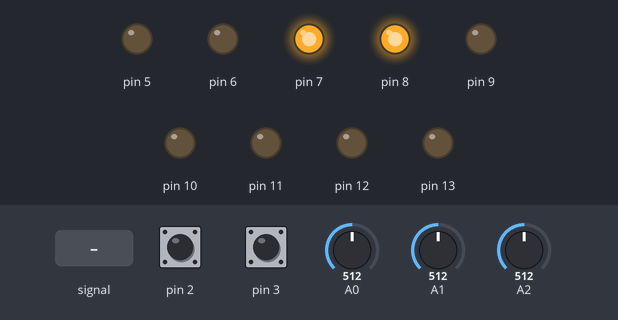
The sketch below on a simulated Arduino Uno, built with avr-gcc and run on an emulated ATmega328P. On the bench: output pins drawn as LEDs (lit = HIGH). The inputs (shaded band) are chosen by the test bench; at power-on: A0 = 512, A1 = 512, A2 = 512, pin 2 HIGH, pin 3 HIGH.

Above: at 1.2 s.
1.3 s: A0 fed a 200 Hz sine of ±255 counts around its level
At 3.29 s:
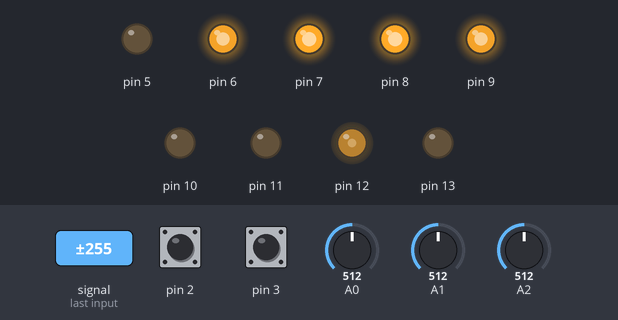
4.3 s: A0 set to 610
At 4.6 s:
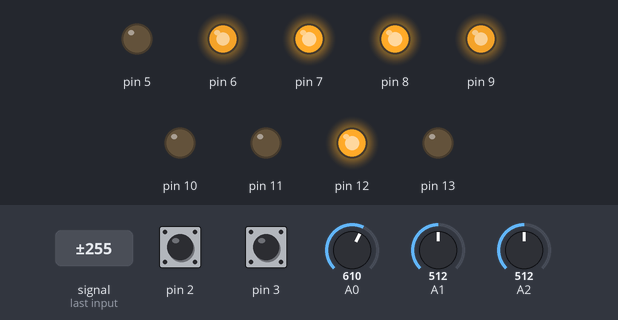
5.8 s: A1 set to 592
7.3 s: A1 set to 619
At 8.5 s:
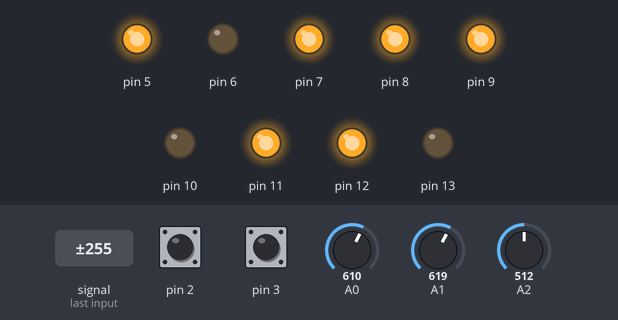
8.8 s: A2 set to 588
10.3 s: A2 set to 615
At 11.0 s:
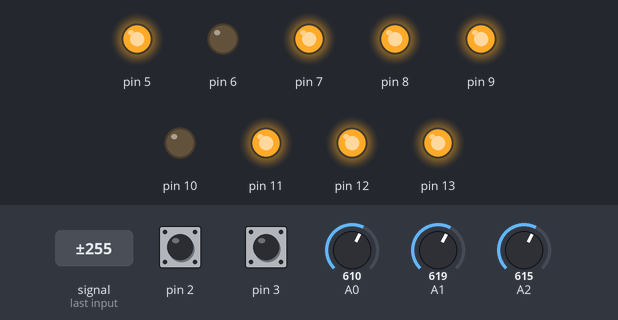
Timing chart, 0 to 12.8 s (numbered marks = the images above; inputs shaded):
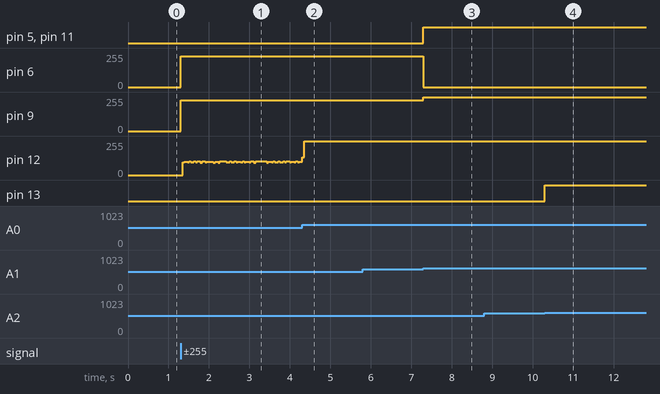

Measured:
- the behaviour switches between 600 and 601 on A1 (found by bisection; images 2 and 3)
- the behaviour switches between 600 and 601 on A2 (found by bisection; images 3 and 4)
- after the input at 1.3 s, pin 6, pin 9: 0/255 → 230/255 at once
- after the input at 5.8 s, every drawn part: stays the same
- after the input at 7.3 s, pin 5, pin 11: LOW → HIGH at once; pin 6: 230/255 → 0/255 at once; pin 9: 230/255 → 255/255 at once
- after the input at 8.8 s, every drawn part: stays the same
- after the input at 10.3 s, pin 13: LOW → HIGH at once

The sketch:

line_V12.ino
```cpp
/*
 * Pin Descriptions
  A0: Center sensor
  A1: Right Sensor
  A2: Left Sensor
  D2: Right Wheel Encoder
  D3: Left Wheel Encoder
  D7: Left Wheel Enable
  D8: Right Wheel Enable
  D9: Right PWM
  D10: Right PWM
  D11: Right LED
  D12: Middle LED
  D13: Left LED
*/


void setup() {

  ////////////////////////////////////////////////////////////
  // ADC config with ADLAR = 0 starting on pin A0
  // ADC config in single run mode.
  // ADCSRA = 0xEB;
  ADCSRA = 0xCB;
  ADCSRB = 0x00;
  ADMUX = 0x40;

  // Enable external interrupts.
  EICRA |= 0x0F;
  EIMSK |= 0x03;

  //Initialize adc to remove first start delay
  ADCSRA |= 0x40;

  //Timer counter 0 configuration for wheel speed. IN FAST PWM
  TCCR0A |= 0xA1;
  TCCR0B |= 0x01;

  // Configure timer counter 1 for use with PWM for the right wheel, as it turns faster than the left.
  // The job of this PWM implementation will be to slow down the left wheel to approximately match
  // the speed of the right wheel.
  // Configured in 8 bit mode, counting to 0x00FF as we cannot count to OCR1A in 8-bit mode.
  TCCR1A |= 0xA1;
  TCCR1B |= 0x01;

  // These registers are both set to zero here so that they need not be
  // assigned a value of zero anywhere else except the reverse function
  // when the time comes to implement it.
  // OCRXB = 0 is forward moving directionality.
  OCR0B = 0;
  OCR1B = 0;

  // Enable Both Motors
  PORTB |= 0x01;
  PORTD |= 0x80;

  // Set up output pins
  DDRD |= 0xE0;
  DDRB |= 0x3F;

  // Pull up write for wheel encoders.
  PORTD |= 0x0C;

  //Serial.begin(9600);


}
// ISR variables for grabbing ADC conversions and assigning them to sensor values
volatile unsigned int adcResult = 0;
volatile unsigned char digital = 0; // Value that gets set to 1 or 0 based on ADC value
volatile unsigned int middle = 0;
volatile unsigned int left = 0;
volatile unsigned int right = 0;
volatile unsigned char dir = 0; // dir is the last know direction that the car was turning

//analog values for line sensors
volatile unsigned int aMiddle = 0;
volatile unsigned int aRight = 0;
volatile unsigned int aLeft = 0;

//PID VARIABLES
int errArray[3];
int linePos[3];
int error;

// volatile unsigned int prop = 0;

//Wheel encoder Variables
volatile unsigned int rTicks = 0; // Keeps track of the right wheel ticks
volatile unsigned int lTicks = 0;// Keeps track of the left wheel ticks
volatile int ticks;

// Stop moving before 3-point
volatile char kill = 0;

bool halfDone()
{
  if (((rTicks + lTicks) / 2) > 160000)// should be 1600 but its higher to test halfdone false
  {
    return true;
  }
  else
  {
    return false;
  }
}


void loop() {


  // Start by getting our updated sensor values.
  updateSensor();


  // Fast mode check.
  // If halfDone returns true, we go to fast mode.
  if (halfDone() == true)
  {
    if ((left == 0) && (middle == 1) && (right == 0)) {
      forward();
      updateSensor();
    }
    if ((left == 1) && (middle == 1) && (right == 0)) {
      error = 0.75;
      turnRight(error);
      updateSensor();
    }
    if ((left == 1) && (middle == 0) && (right == 0)) {
      error = 0.50;
      turnRight(error);
      updateSensor();
    }
    if ((left == 0) && (middle == 1) && (right == 1)) {
      error = 0.75;
      turnLeft(error);
      updateSensor();
    }
    if ((left == 0) && (middle == 0) && (right == 1)) {
      error = 0.50;
      turnLeft(error);
      updateSensor();
    }
    if ((left == 0) && (middle == 0) && (right == 0)) {

      if (dir == 1) {
        error = 0.40;
        turnLeft(error);
        updateSensor();
      }
      if (dir == 2) {
        error = 0.40;
        turnRight(error);
        updateSensor();
      }

      if ((dir == 3)) {
        //updateSensor();
        //int ticks = ((rTicks + lTicks) / 2);
        //if (ticks > (ticks +10)){ // if we have seen white and dir = 3 for 10 ticks
        dontMove();
        //pointTurn();
        updateSensor();
        //}
      }
    }
  }

  // Otherwise, we're in slow mode.
  if (halfDone() == false)
  {
    if ((left == 0) && (middle == 1) && (right == 0)) {
      forward();
      updateSensor();
    }
    if ((left == 1) && (middle == 1) && (right == 0)) { //Want tank turns here
      error = 0.50;//original: 0.75
      rTank(error);
      updateSensor();
    }
    if ((left == 1) && (middle == 0) && (right == 0)) {
      error = 0.25;//original: 0.50
      turnRight(error);
      updateSensor();
    }
    if ((left == 0) && (middle == 1) && (right == 1)) { //Want tank turns here
      error = 0.50;//original: 0.75
      lTank(error);
      updateSensor();
    }
    if ((left == 0) && (middle == 0) && (right == 1)) {
      error = 0.25;//original: 0.50
      turnLeft(error);
      updateSensor();
    }
    if ((left == 0) && (middle == 0) && (right == 0)) {
      if (dir == 1) {
        error = 0.30;//original: 0.40
        rTank(error);
        updateSensor();
      }
      if (dir == 2) {
        error = 0.30;//original: 0.40
        lTank(error);
        updateSensor();
      }
      if ((dir == 3 )) {
        updateSensor();
        if (ticks > 400) { // if we have seen white and dir = 3 for 10 ticks
          dontMove();
          //pointTurn();
          updateSensor();
        }
      }
    }
  }


}//End of Loop


// Get Sensor value functions //
void updateSensor() {
  // Update all sensor values
  getMiddle();
  getLeft();
  getRight();
  ticks = ((rTicks + lTicks) / 2);
}

// All update sensor values are identical in functionality.
// Get Middle IR sensor value
void getMiddle() {

  // Look at the middle sensor.
  ADMUX = 0x40;

  // Write a 1 to the ADCSRA register to start the next ADC conversion for the middle sensor
  ADCSRA |= 0x40;

  // Delay to allow for ADC converison to finish.
  _delay_us(90);


  if (ADSC == 6)
  {
    // Set our middle value equal to the digital value returned from the ISR
    aMiddle = adcResult;
    errArray[1] = aMiddle;

    middle = digital;
    linePos[1] = middle;
  }
  // If middle sees black tape, turn on our LED.
  if (middle == 1) {
    PORTB |= 0x10;
  }
  // Otherwise, turn it off.
  else {
    PORTB &= 0x2F;
  }
}

// Get left IR sensor value
void getLeft() {
  ADMUX = 0x42;
  ADCSRA |= 0x40;
  _delay_us(90);
  if (ADSC == 6)
  {
    aLeft = adcResult;
    errArray[0] = aLeft;

    left = digital;
    linePos[0] = left;
  }
  if (left == 1) {
    PORTB |= 0x20;
  }
  else {
    PORTB &= 0x1F;
  }

}
// Get right IR sensor value
void getRight() {
  ADMUX = 0x41;
  ADCSRA |= 0x40;
  _delay_us(90);
  if (ADSC == 6)
  {
    aRight = adcResult;
    errArray[2] = aRight;

    right = digital;
    linePos[2] = right;
    //Serial.print("Right Sensor: \t"); Serial.print(right); Serial.print('\t');
  }
  if (right == 1) {
    PORTB |= 0x08;
  }
  else {
    PORTB &= 0x37;
  }
  _delay_us(300);
}

//////  Standard Movement Control   //////
void forward()
{
  dir = 0;

  // Set both registers so that we move forward. max 255

  OCR0A = 230;
  OCR0B = 0;

  OCR1A = 230;
  OCR1B = 0;

  dir = 3; // Last Know direction forward
}

void dontMove() {

  OCR0A = 0;
  OCR0B = 0;

  OCR1A = 0;
  OCR1B = 0;
  if (kill==1){
    PORTD &= 0x7F;
    PORTB &= 0xFE;
  }

}

void turnLeft(int error)
{
  // Modulate the speed of the left wheel to be slower than that of the right wheel
  // To achieve a forward facing turn left.

  // Reset direction just to be safe.
  dir = 0;

  // Set registers for a rolling left turn.
  OCR0A = 230;
  OCR0B = 0;

  OCR1A = 180 * error;
  OCR1B = 0;

  // 1 means left, in terms of last known diretion.
  dir = 1;

}

void turnRight(int error)
{
  // Modulate the speed of the right wheel to be slower than that of the left wheel
  // To achieve a forward facing turn right.
  dir = 0;

  OCR0A = 180 * error;
  OCR0B = 0;

  OCR1A = 230;
  OCR1B = 0;

  dir = 2;
}
//////    Reverse Movement Control    //////
void reverse() {

  OCR0A = 0;
  OCR0B = 210;

  OCR1A = 0;
  OCR1B = 210;

}
void rReverse() {

  OCR0A = 0;
  OCR0B = 0;

  OCR1A = 0;
  OCR1B = 210;

}
void lReverse() {

  OCR0A = 0;
  OCR0B = 210;

  OCR1A = 0;
  OCR1B = 0;

}
//////////////////////TANK CONTROL////////////////////////////
void rTank(int error) {
  OCR0A = 255;//180
  OCR0B = 0;

  OCR1A = 0;
  OCR1B = 255;//210

}
void lTank(int error) {


  OCR0A = 0;
  OCR0B = 255;//210

  OCR1A = 255;//180
  OCR1B = 0 ;

}

///  Precision movement control    ///

void rticksMove(int ticks)
{
  int newTicks;
  newTicks = rTicks + ticks;

  while (newTicks > rTicks) {
    //Left
    OCR0A = 0;
    OCR0B = 0;

    //Right
    OCR1A = 230;
    OCR1B = 0 ;
  }
  dontMove();


}
void lticksMove(int ticks)
{
  int newTicks;
  newTicks = lTicks + ticks;

  while (newTicks > lTicks) {
    //Left
    OCR0A = 230;
    OCR0B = 0;

    //Right
    OCR1A = 0;
    OCR1B = 0 ;
  }
  dontMove();
}

// Reverse precision movement control

void lticksReverse(int ticks) {
  int newTicks;
  newTicks = lTicks + ticks;

  while (newTicks > lTicks) {
    lReverse();
  }
  dontMove();
}

void tForward(int ticks) {
  int rnewTicks = ticks + rTicks;
  int lnewTicks = ticks + lTicks;

  while ((rnewTicks > rTicks) || (lnewTicks > lTicks)) {
    forward();
  }
}
void tReverse(int ticks) {
  int rnewTicks = ticks + rTicks;
  int lnewTicks = ticks + lTicks;

  while ((rnewTicks > rTicks) || (lnewTicks > lTicks)) {
    reverse();
  }
}

void pointTurn() { // 3 point turn logic
  _delay_ms(1000);
  tReverse(50);
  dontMove();
  rticksMove(183);// 183 save
  lticksReverse(230);//230 save
  dir = 0;
  updateSensor();
}

ISR(ADC_vect)
{
  // Grab ADC result
  unsigned char lsb = ADCL;
  unsigned char msb = ADCH;
  adcResult = lsb + (msb << 8);
  if (adcResult > 600) {
    digital = 1;
  }
  else {
    digital = 0;
  }
}

ISR(INT0_vect)
{
  rTicks += 1;
}

ISR(INT1_vect)
{
  lTicks += 1;
}
```
